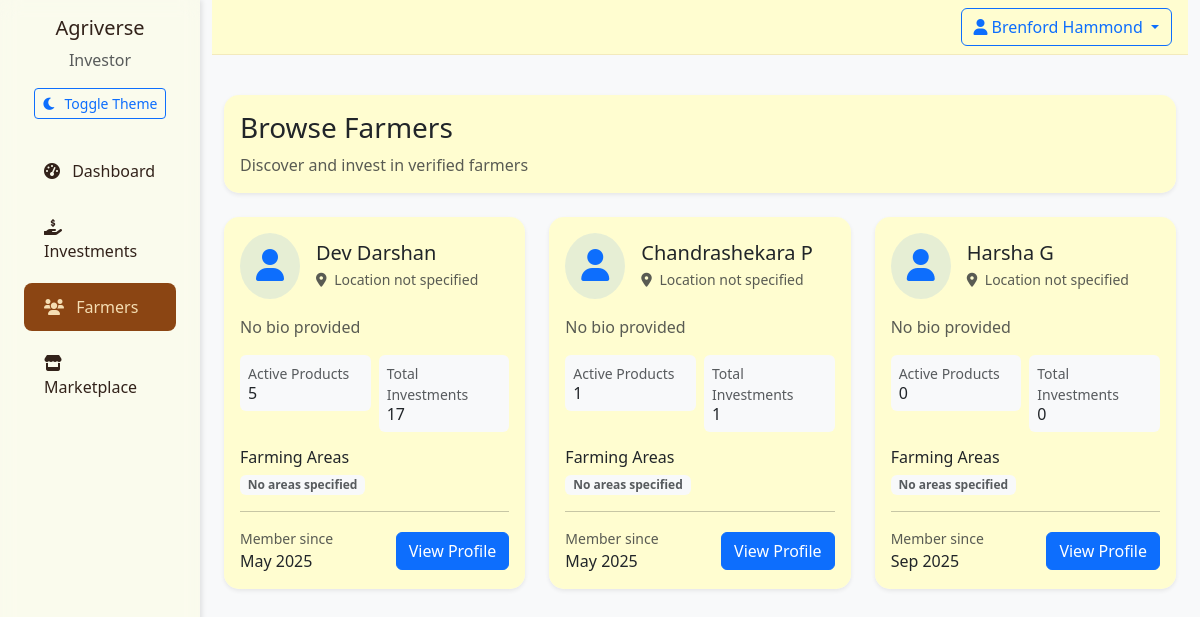
The page /investor/farmers (signed in) on the database its author committed.
### app/models/__init__.py (models this page shows)
class User(UserMixin, db.Model):
    id = db.Column(db.Integer, primary_key=True)
    email = db.Column(db.String(120), unique=True, nullable=False)
    password_hash = db.Column(db.String(128), nullable=False)
    name = db.Column(db.String(100), nullable=False)
    role = db.Column(db.String(20), nullable=False)  # 'farmer', 'investor', 'admin'
    created_at = db.Column(db.DateTime, default=datetime.utcnow)
    is_active = db.Column(db.Boolean, default=True)
    is_verified = db.Column(db.Boolean, default=False)
    wallet_balance = db.Column(db.Float, default=0.0)  # User's wallet balance
    farm_name = db.Column(db.String(100))
    farm_location = db.Column(db.String(200))
    farm_size = db.Column(db.Float)  # in acres
    company_name = db.Column(db.String(100))
    investment_capacity = db.Column(db.Float)
    products = db.relationship('Product', backref='seller', lazy=True)
    investments_made = db.relationship('Investment',
                                     backref='investor',
                                     lazy=True,
                                     foreign_keys='Investment.investor_id')
    investments_received = db.relationship('Investment',
                                         backref='farmer',
                                         lazy=True,
                                         foreign_keys='Investment.farmer_id')
    soil_reports = db.relationship('SoilReport', backref='farmer', lazy=True)

### app/routes/investor.py (the view)
@investor_bp.route('/investor/farmers')
@login_required
@investor_required
def farmers():
    farmers = User.query.filter_by(role='farmer').all()
    return render_template('investor/farmers.html', farmers=farmers)

### app/__init__.py (called while the page is built)
@login_manager.user_loader
def load_user(user_id):
    return User.query.get(int(user_id))

### app/routes/investor.py (called while the page is built)
def investor_required(f):
    @wraps(f)
    def decorated_function(*args, **kwargs):
        if not current_user.is_authenticated or current_user.role != 'investor':
            flash('Access denied. Investor privileges required.', 'error')
            return redirect(url_for('main.index'))
        return f(*args, **kwargs)
    return decorated_function

### app/templates/investor/farmers.html (shortened to what this page needs)
{% extends "base.html" %}
{% block content %}
<div class="container-fluid py-4">
    <div class="row mb-4">
        <div class="col-12">
            <div class="card border-0 shadow-sm">
                <div class="card-body">
                    <h1 class="h3 mb-2">Browse Farmers</h1>
                    <p class="text-muted mb-0">Discover and invest in verified farmers</p>
                </div>
            </div>
        </div>
    </div>
    <div class="row g-4">
        {% for farmer in farmers %}
        <div class="col-md-6 col-lg-4">
            <div class="card border-0 shadow-sm h-100">
                <div class="card-body">
                    <div class="d-flex align-items-center mb-3">
                        <div class="avatar bg-primary bg-opacity-10 rounded-circle p-3 me-3">
                            <i class="fas fa-user text-primary fa-2x"></i>
                        </div>
                        <div>
                            <h5 class="mb-1">{{ farmer.name }}</h5>
                            <p class="text-muted small mb-0">
                                <i class="fas fa-map-marker-alt me-1"></i>
                                {{ farmer.location or 'Location not specified' }}
                            </p>
                        </div>
                    </div>
                    <div class="mb-3">
                        <p class="text-muted mb-2">{{ farmer.bio or 'No bio provided' }}</p>
                    </div>
                    <div class="row g-2 mb-3">
                        <div class="col-6">
                            <div class="bg-light rounded p-2">
                                <p class="small text-muted mb-0">Active Products</p>
                                <h6 class="mb-0">{{ farmer.products|length }}</h6>
                            </div>
                        </div>
                        <div class="col-6">
                            <div class="bg-light rounded p-2">
                                <p class="small text-muted mb-0">Total Investments</p>
                                <h6 class="mb-0">{{ farmer.investments_received|length }}</h6>
                            </div>
                        </div>
                    </div>
                    <div class="mb-3">
                        <h6 class="mb-2">Farming Areas</h6>
                        <div class="d-flex flex-wrap gap-2">
                            {% for area in farmer.farming_areas %}
                            <span class="badge bg-primary bg-opacity-10 text-primary">{{ area }}</span>
                            {% else %}
                            <span class="badge bg-light text-muted">No areas specified</span>
                            {% endfor %}
                        </div>
                    </div>
                    <hr class="my-3">
                    <div class="d-flex justify-content-between align-items-center">
                        <div>
                            <p class="small text-muted mb-0">Member since</p>
                            <p class="mb-0">{{ farmer.created_at.strftime('%b %Y') }}</p>
                        </div>
                        <a href="{{ url_for('investor.farmer_profile', farmer_id=farmer.id) }}"
                           class="btn btn-primary">
                            View Profile
                        </a>
                    </div>
                </div>
            </div>
        </div>
        {% endfor %}
    </div>
</div>
{% endblock %}

### app/templates/base.html (shortened to what this page needs)
<!DOCTYPE html>
<html lang="en" data-bs-theme="light">
<head>
    <link href="https://cdn.jsdelivr.net/npm/bootstrap@5.3.0/dist/css/bootstrap.min.css" rel="stylesheet">
    <link href="https://cdnjs.cloudflare.com/ajax/libs/font-awesome/6.0.0/css/all.min.css" rel="stylesheet">
    <link href="{{ url_for('static', filename='css/style.css') }}" rel="stylesheet">
</head>
<body>
    <div class="container-fluid">
        <div class="row">
            {% if current_user.is_authenticated %}
            <div class="col-md-2 sidebar">
                <div class="d-flex flex-column">
                    <div class="text-center mb-4">
                        <h5 class="mb-2">Agriverse</h5>
                        <p class="text-muted mb-3">{{ current_user.role|title }}</p>
                        <button id="theme-toggle" class="btn btn-sm btn-outline-primary">
                            <i class="fas fa-moon me-2"></i>Toggle Theme
                        </button>
                    </div>
                    {% if current_user.role == 'investor' %}
                    <a href="{{ url_for('investor.dashboard') }}" class="nav-link {% if request.endpoint == 'investor.dashboard' %}active{% endif %}">
                        <i class="fas fa-tachometer-alt me-2"></i> Dashboard
                    </a>
                    <a href="{{ url_for('investor.investments') }}" class="nav-link {% if request.endpoint == 'investor.investments' %}active{% endif %}">
                        <i class="fas fa-hand-holding-usd me-2"></i> Investments
                    </a>
                    <a href="{{ url_for('investor.farmers') }}" class="nav-link {% if request.endpoint == 'investor.farmers' %}active{% endif %}">
                        <i class="fas fa-users me-2"></i> Farmers
                    </a>
                    {% endif %}
                    {% if current_user.role != 'farmer' %}
                    <a href="{{ url_for('main.marketplace') }}" class="nav-link {% if request.endpoint == 'main.marketplace' %}active{% endif %}">
                        <i class="fas fa-store me-2"></i> Marketplace
                    </a>
                    {% endif %}
                </div>
            </div>
            {% endif %}
            <div class="col-md-{% if current_user.is_authenticated %}10{% else %}12{% endif %}">
                <nav class="navbar navbar-expand-lg mb-3">
                    <div class="container-fluid px-3">
                        <div class="ms-auto d-flex align-items-center gap-2">
                            {% if current_user.is_authenticated %}
                            <div class="dropdown">
                                <button class="btn btn-outline-primary dropdown-toggle" type="button" id="userDropdown" data-bs-toggle="dropdown">
                                    <i class="fas fa-user me-1"></i>{{ current_user.name }}
                                </button>
                            </div>
                            {% endif %}
                        </div>
                    </div>
                </nav>
                {% block content %}{% endblock %}
            </div>
        </div>
    </div>
</body>
</html>

### app/static/css/style.css (style rules this page uses)
:root { --earth-brown: #8B4513; --soil-dark: #32221A; --wheat-gold: #F5DEB3; --leaf-green: #556B2F; --cream: #FFFDD0; --sky-blue: #87CEEB; --transition-speed: 0.3s; --bg-light: #f8f9fa; --bg-dark: #1a1a1a; --text-light: #32221A; --text-dark: #F5DEB3; --sidebar-light: rgba(255, 253, 208, 0.3); --sidebar-dark: rgba(50, 34, 26, 0.95); }
[data-bs-theme="light"] { --bg-color: var(--bg-light); --text-color: var(--text-light); --sidebar-bg: var(--sidebar-light); --card-bg: rgba(255, 253, 208, 0.98); --border-color: rgba(139, 69, 19, 0.1); }
body { min-height: 100vh; display: flex; flex-direction: column; font-family: 'Segoe UI', Tahoma, Geneva, Verdana, sans-serif; background-color: var(--bg-color); color: var(--text-color); transition: background-color var(--transition-speed), color var(--transition-speed); }
.navbar { backdrop-filter: blur(10px); -webkit-backdrop-filter: blur(10px); border-bottom: 1px solid var(--border-color); padding: 0.5rem 0; background-color: var(--card-bg); }
.nav-link { color: var(--text-color); padding: 0.75rem 1.25rem; border-radius: 0.5rem; margin: 0.25rem 0.75rem; transition: all var(--transition-speed); }
.nav-link.active { background-color: var(--earth-brown); color: var(--wheat-gold); }
.sidebar { min-height: 100vh; background-color: var(--sidebar-bg); padding-top: 1rem; transition: background-color var(--transition-speed); box-shadow: 2px 0 5px rgba(0, 0, 0, 0.1); backdrop-filter: blur(10px); -webkit-backdrop-filter: blur(10px); }
.card { border: none; border-radius: 15px; background: var(--card-bg); backdrop-filter: blur(10px); box-shadow: 0 4px 15px rgba(0, 0, 0, 0.1); transition: all 0.3s ease; }

### rows shown on the page
User: role "Investor", name "Brenford Hammond"
User: name "Dev Darshan", location "Location not specified", bio "No bio provided", products|length "5", investments_received|length "17", created_at "May 2025"
User: name "Chandrashekara P", location "Location not specified", bio "No bio provided", products|length "1", investments_received|length "1", created_at "May 2025"
User: name "Harsha G", location "Location not specified", bio "No bio provided", products|length "0", investments_received|length "0", created_at "Sep 2025"
